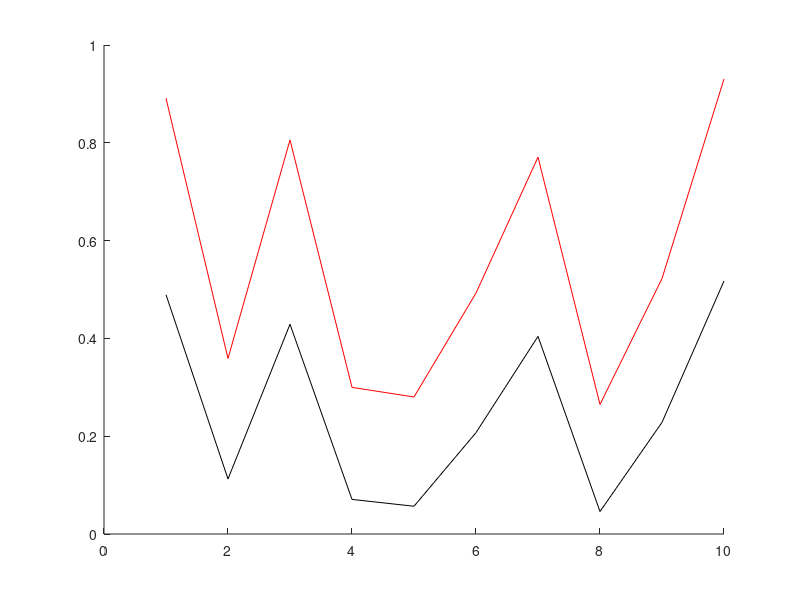

MATLAB code for this plot: (Note: this script raises an error after producing the figure.)
clear all; close all; clc;

x = 0.75;
y = rand(1, 10);
z1 = (x^2.2).*y;
other_col = 0.8;
z2 = x*y + (1 - x)*other_col;
figure;
hold on;
plot(z1, 'k');
plot(z2, 'r');

clear the_orig_data;
global the_orig_data;
the_orig_data = y;

n = size(the_orig_data, 1);

clear the_filter_data;
global the_filter_data;
the_filter_data = z1;
x0 = [1.0, 0.0];
x1 = fminsearch(@(x) oned_trans_to_min(x), x0, optimset('MaxFunEvals', 5000));
Bfit1 = x1(1)*y + x1(2);
err = Bfit1 - the_filter_data;
err = err .* err;
err = sum(err(:));
rmse_x1 = sqrt(err/n);
plot(Bfit1, 'kx');

err = the_orig_data - the_filter_data;
err = err .* err;
err = sum(err(:));
rmse_identity_x1 = sqrt(err/n);

clear the_filter_data;
global the_filter_data;
the_filter_data = z2;
x0 = [1.0, 0.0];
x2 = fminsearch(@(x) oned_trans_to_min(x), x0, optimset('MaxFunEvals', 5000));
Bfit2 = x2(1)*y + x2(2);
err = Bfit2 - the_filter_data;
err = err .* err;
err = sum(err(:));
rmse_x2 = sqrt(err/n);
plot(Bfit2, 'rx');

err = the_orig_data - the_filter_data;
err = err .* err;
err = sum(err(:));
rmse_identity_x2 = sqrt(err/n);

(rmse_identity_x1 - rmse_x1)/rmse_identity_x1
(rmse_identity_x2 - rmse_x2)/rmse_identity_x2